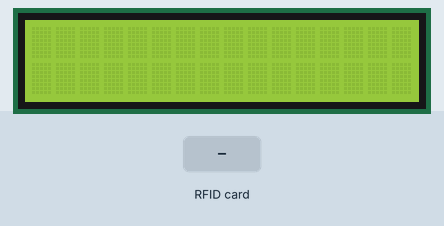
Bench run of a sketch on a simulated ESP32. On the bench: 16×2 character LCD. The inputs (shaded band) are chosen by the test bench. WiFi joins after 1.5 s; servers stay silent unless stated; uploads are accepted with an empty reply; what the sketch prints to the serial monitor is not drawn.

Above: at 3.3 s.
3.4 s: RFID card 87 65 43 21 held to the reader
At 3.54 s:
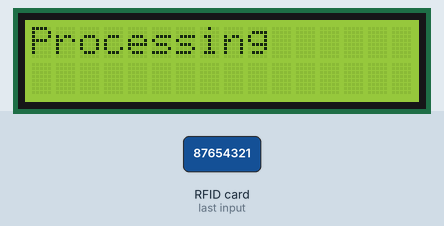
At 5.0 s:
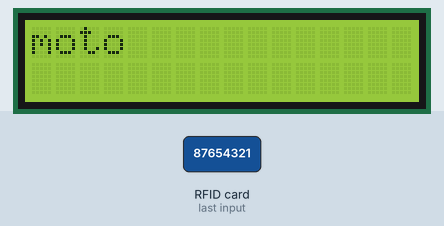
6.1 s: RFID card 5E 7A 19 C4 held to the reader
At 6.8 s:
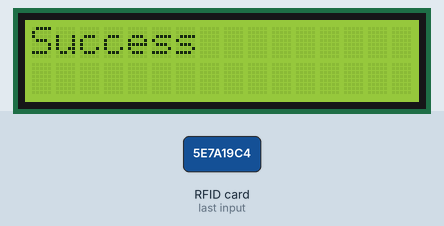
Timing chart, 0 to 9.1 s (numbered marks = the images above; inputs shaded):
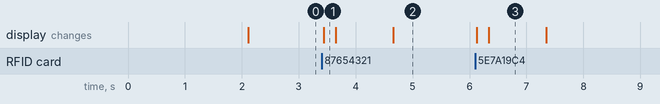

Measured:
- after the input at 3.4 s, the display: changes at once (image 1)
- after the input at 6.1 s, the display: first changes at once (image 3 shows a later state)
- what the display in image 3 shows lasts 1.0 s, from 6.3 s to 7.3 s

The sketch:

sketch_nov6a.ino
```cpp
#include <SPI.h>
#include <MFRC522.h>
#include <WiFi.h>
#include <HTTPClient.h>
#include <ArduinoJson.h>
#include <LiquidCrystal_I2C.h>


#define SDA_PIN 5   // Chân SDA kết nối với D5 trên ESP32
#define RST_PIN 32  // Chân RST kết nối với D32 trên ESP32

const char *ssid = "Ngo_tan_";
const char *password = "87654321";
const char *serverUrl = "http://172.20.10.2:3002/balance/deduct";


MFRC522 mfrc522(SDA_PIN, RST_PIN);
LiquidCrystal_I2C lcd(0x27, 16, 2);
String type = "moto";

void displayMessage(String message, bool stay = false)
{
  lcd.clear();
  lcd.setCursor(0, 0);
  lcd.print(message);
  if(stay)
    return;
  delay(1000);
  lcd.clear();

  lcd.setCursor(0, 0);
  lcd.print(type);
}

HTTPClient http;

void setup() {
  Serial.begin(115200);
  SPI.begin();         // Khởi động giao tiếp SPI
  mfrc522.PCD_Init();  // Khởi động mô-đun RC522
  Serial.println("Ready to read RFID cards...");

  // Kết nối Wi-Fi
  WiFi.begin(ssid,password);
  while (WiFi.status() != WL_CONNECTED) {
    delay(1000);
    Serial.println("Connecting to WiFi...");
  }
  Serial.println("Connected to WiFi");

  lcd.init();                      // Khởi động màn hình LCD
  lcd.backlight();                 // Bật đèn nền
}

void loop() {
  // Kiểm tra nếu có thẻ RFID ở gần
  if (mfrc522.PICC_IsNewCardPresent() && mfrc522.PICC_ReadCardSerial()) {
    displayMessage("Processing", true);
    String cardID = "";
    for (byte i = 0; i < mfrc522.uid.size; i++) {
      cardID += (mfrc522.uid.uidByte[i] < 0x10 ? " 0" : " ");
      cardID += String(mfrc522.uid.uidByte[i], HEX);
    }

    StaticJsonDocument<128> jsonDoc;
    jsonDoc["cardID"] = cardID;  // Thay "your_card_uid" bằng giá trị UID từ thẻ RFID
    jsonDoc["serviceName"] = type;

    String jsonStr;
    serializeJson(jsonDoc, jsonStr);
    Serial.println(jsonStr);
    Serial.println(serverUrl);
    http.begin(serverUrl);
    http.addHeader("Content-Type", "application/json");
    int httpResponseCode = http.POST(jsonStr);

    // Kiểm tra kết quả của API và hiển thị trên LCD
    if (httpResponseCode == 200) {
      Serial.println("Success");
      displayMessage("Success");
    } else if (httpResponseCode == 404) {
      Serial.println("User Unrecognized");
      displayMessage("User Unrecognized");
    } else if (httpResponseCode == 403) {
      Serial.println("Low balance");
      displayMessage("Low balance");
    } else if (httpResponseCode == 405) {
      Serial.println("Service not found");
      displayMessage("Service not found");
    } else if (httpResponseCode == 500) {
      Serial.println("Server error");
      displayMessage("Server error");
    } else {
      Serial.print("API call failed, HTTP response code: ");
      Serial.println(httpResponseCode);
      displayMessage("API call failed: " + String(httpResponseCode));
    }

    http.end();

    // Tạm dừng để tránh đọc liên tục cùng một thẻ
    delay(1000);
  }
}
```
